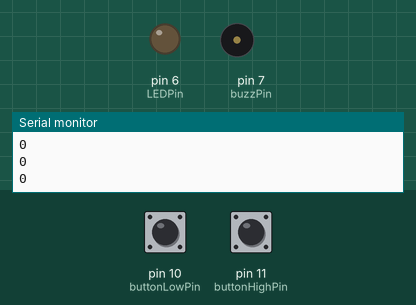
Bench run of a sketch on a simulated Arduino Uno, built with avr-gcc and run on an emulated ATmega328P. Shown: output pins drawn as LEDs (lit = HIGH), buzzer (waves = sounding, pin HIGH), the last lines printed to the serial monitor. Inputs (shaded band) come from the test bench; at power-on: pin 11 (buttonHighPin) HIGH, pin 10 (buttonLowPin) HIGH.

Above: at 1.3 s.
1.4 s: pin 11 (buttonHighPin) pulled LOW for 1 s
At 1.62 s:
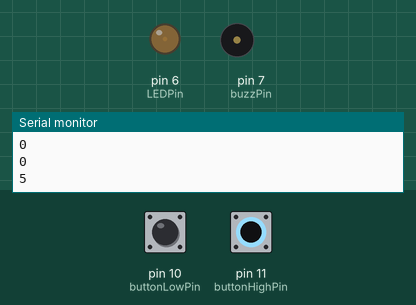
3.9 s: pin 10 (buttonLowPin) pulled LOW for 1 s
At 4.87 s:
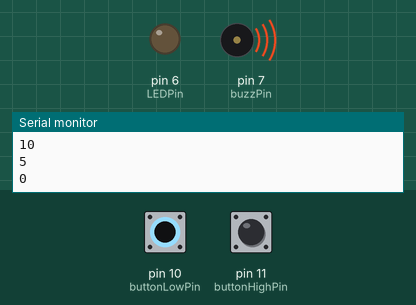
6.5 s: pin 11 (buttonHighPin) pulled LOW for 3.2 s
At 9.9 s:
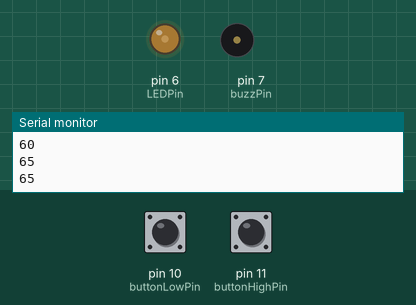
11.2 s: pin 11 (buttonHighPin) pulled LOW for 3.2 s
At 15.4 s:
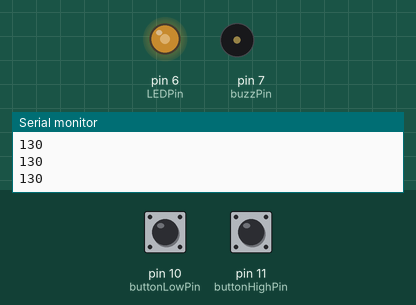
15.9 s: pin 11 (buttonHighPin) pulled LOW for 3.2 s
At 19.8 s:
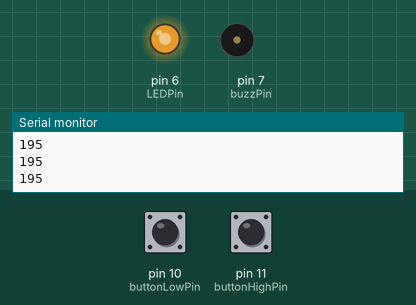
20.6 s: pin 10 (buttonLowPin) pulled LOW for 0.3 s
At 21.8 s:
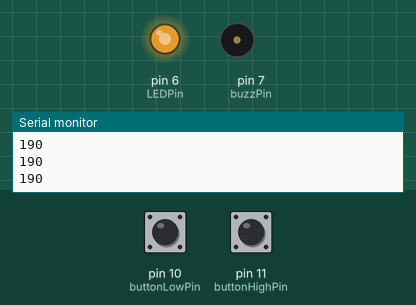
Timing chart, 0 to 23.4 s (numbered marks = the images above; inputs shaded):
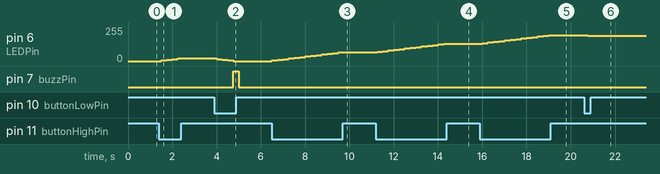

Measured:
- after the input at 1.4 s, pin 6 (LEDPin): 0/255 → 5/255 after 0.10 s, → 10/255 0.25 s later, → 15/255 0.25 s later, → 20/255 0.25 s later
- after the input at 3.9 s, pin 6 (LEDPin): 20/255 → 15/255 after 0.10 s, → 10/255 0.25 s later, → 5/255 0.25 s later, → 0/255 0.25 s later; pin 7 (buzzPin): LOW → HIGH after 0.85 s, → LOW 0.25 s later
- after the input at 6.5 s, pin 6 (LEDPin): moves from 0/255 to 65/255 over 3.0 s, starting at once
- after the input at 11.2 s, pin 6 (LEDPin): moves from 65/255 to 130/255 over 3.0 s, starting after 0.06 s
- after the input at 15.9 s, pin 6 (LEDPin): moves from 130/255 to 195/255 over 3.0 s, starting after 0.11 s
- after the input at 20.6 s, pin 6 (LEDPin): 195/255 → 190/255 after 0.16 s

The sketch:

PWM_LED_Dimmer_With_Feedback.ino
```cpp
int buttonHighPin=11;
int buttonLowPin=10;
int LEDPin=6;
int buttonHighRead;
int buttonLowRead;
int LEDPower=0;
int dt=250;
int buzzPin=7;

void setup()
{
  pinMode(LEDPin, OUTPUT);
  pinMode(buttonHighPin,INPUT);
  pinMode(buttonLowPin,INPUT);
  pinMode(buzzPin,OUTPUT);
  Serial.begin(9600);
}

void loop()
{
  buttonHighRead=digitalRead(buttonHighPin);
  buttonLowRead=digitalRead(buttonLowPin);

  digitalWrite(buzzPin,LOW)
    ;
  if(LEDPower < 255 && buttonHighRead==0)
    LEDPower+=5;

  if(LEDPower > 0 && buttonLowRead==0)
    LEDPower-=5;

  if(LEDPower == 255 && buttonHighRead == 0)
     digitalWrite(buzzPin,HIGH);

  if(LEDPower == 0 && buttonLowRead == 0)
     digitalWrite(buzzPin,HIGH);


  Serial.println(LEDPower);

  analogWrite(LEDPin, LEDPower);


  delay(dt);
}
```
